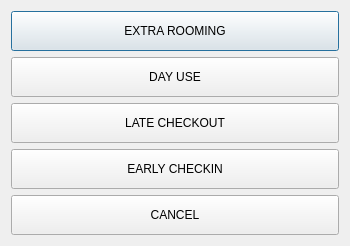
<?xml version="1.0" encoding="UTF-8"?>
<ui version="4.0">
 <class>DlgOfferInvoiceExtra</class>
 <widget class="QDialog" name="DlgOfferInvoiceExtra">
  <property name="geometry">
   <rect>
    <x>0</x>
    <y>0</y>
    <width>350</width>
    <height>242</height>
   </rect>
  </property>
  <property name="minimumSize">
   <size>
    <width>350</width>
    <height>0</height>
   </size>
  </property>
  <property name="windowTitle">
   <string>Posting extra charges</string>
  </property>
  <layout class="QVBoxLayout" name="verticalLayout">
   <item>
    <widget class="QPushButton" name="btnExtraRooming">
     <property name="sizePolicy">
      <sizepolicy hsizetype="Minimum" vsizetype="Expanding">
       <horstretch>0</horstretch>
       <verstretch>0</verstretch>
      </sizepolicy>
     </property>
     <property name="minimumSize">
      <size>
       <width>0</width>
       <height>40</height>
      </size>
     </property>
     <property name="text">
      <string>EXTRA ROOMING</string>
     </property>
    </widget>
   </item>
   <item>
    <widget class="QPushButton" name="btnDayUse">
     <property name="sizePolicy">
      <sizepolicy hsizetype="Minimum" vsizetype="Expanding">
       <horstretch>0</horstretch>
       <verstretch>0</verstretch>
      </sizepolicy>
     </property>
     <property name="minimumSize">
      <size>
       <width>0</width>
       <height>40</height>
      </size>
     </property>
     <property name="text">
      <string>DAY USE</string>
     </property>
    </widget>
   </item>
   <item>
    <widget class="QPushButton" name="btnLateCheckout">
     <property name="sizePolicy">
      <sizepolicy hsizetype="Minimum" vsizetype="Expanding">
       <horstretch>0</horstretch>
       <verstretch>0</verstretch>
      </sizepolicy>
     </property>
     <property name="minimumSize">
      <size>
       <width>0</width>
       <height>40</height>
      </size>
     </property>
     <property name="text">
      <string>LATE CHECKOUT</string>
     </property>
    </widget>
   </item>
   <item>
    <widget class="QPushButton" name="btnEarlyCheckin">
     <property name="sizePolicy">
      <sizepolicy hsizetype="Minimum" vsizetype="Expanding">
       <horstretch>0</horstretch>
       <verstretch>0</verstretch>
      </sizepolicy>
     </property>
     <property name="minimumSize">
      <size>
       <width>0</width>
       <height>40</height>
      </size>
     </property>
     <property name="text">
      <string>EARLY CHECKIN</string>
     </property>
    </widget>
   </item>
   <item>
    <widget class="QPushButton" name="btnCancel">
     <property name="sizePolicy">
      <sizepolicy hsizetype="Minimum" vsizetype="Expanding">
       <horstretch>0</horstretch>
       <verstretch>0</verstretch>
      </sizepolicy>
     </property>
     <property name="minimumSize">
      <size>
       <width>0</width>
       <height>40</height>
      </size>
     </property>
     <property name="text">
      <string>CANCEL</string>
     </property>
     <property name="icon">
      <iconset resource="res.qrc">
       <normaloff>:/images/cancel.png</normaloff>:/images/cancel.png</iconset>
     </property>
    </widget>
   </item>
  </layout>
 </widget>
 <resources>
  <include location="res.qrc"/>
 </resources>
 <connections/>
</ui>
